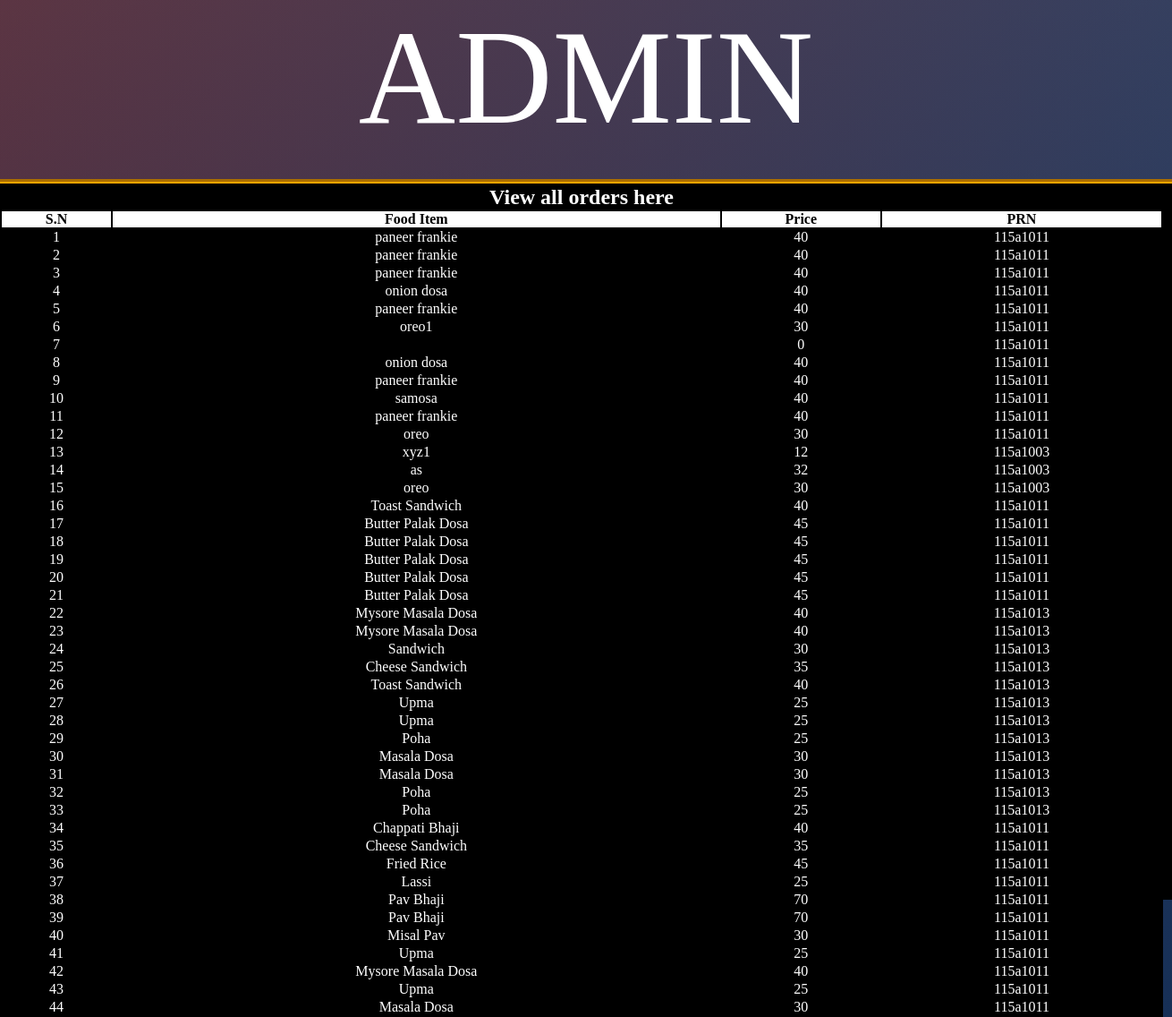
The page /admin_area/index.php?view_orders (signed in) on the database its author committed.
### tables this page shows
CREATE TABLE `orders_admin` (
  `order_id` int(100) NOT NULL,
  `p_id` int(100) NOT NULL,
  `p_name` varchar(255) NOT NULL,
  `p_price` int(10) NOT NULL,
  `customer_prn` varchar(8) NOT NULL
);

### admin_area/view_orders.php (the view, shortened to what this page needs)
<table width="1300" align="center" bgcolor="black" style="color: white">
	<tr align="center">
		<td colspan="6"><h2>View all orders here</h2></td>
	</tr>
	<tr align="center" bgcolor="white" style="color: black">
		<th>S.N</th>
		<th>Food Item</th>
		<th>Price</th>
		<th>PRN</th>
	</tr>
	<?php
	include("includes/db.php");
	$get_order = "SELECT * from orders_admin";
	$run_order = mysqli_query($con, $get_order);
	$i = 0;
	while ($row_order=mysqli_fetch_assoc($run_order)){
		$pro_name=$row_order['p_name'];
		$pro_price = $row_order['p_price'];
		$c_prn = $row_order['customer_prn'];
		$i++;
	echo '
	<tr align="center">
		<td>'.$i.'</td>
		<td>'.$pro_name.'</td>
		<td>'.$pro_price.'</td>
		<td>'.$c_prn.'</td>
	</tr>';
	 } ?>
</table>

### admin_area/styles/style.css (style rules this page uses)
html, body, div, span, applet, object, iframe, h1, h2, h3, h4, h5, h6, p, blockquote, pre, a, abbr, acronym, address, big, cite, code, del, dfn, em, img, ins, kbd, q, s, samp, small, strike, strong, sub, sup, tt, var, b, u, i, center, dl, dt, dd, ol, ul, li, fieldset, form, label, legend, table, caption, tbody, tfoot, thead, tr, th, td, article, aside, canvas, details, embed, figure, figcaption, footer, header, hgroup, menu, nav, output, ruby, section, summary, time, mark, audio, video { margin: 0; padding: 0; border: 0; vertical-align: baseline; }
body { background: #092756; background: -moz-radial-gradient(0% 100%, ellipse cover, rgba(104,128,138,.4) 10%,rgba(138,114,76,0) 40%),-moz-linear-gradient(top, rgba(57,173,219,.25) 0%, rgba(42,60,87,.4) 100%), -moz-linear-gradient(-45deg, #670d10 0%, #092756 100%); background: -webkit-radial-gradient(0% 100%, ellipse cover, rgba(104,128,138,.4) 10%,rgba(138,114,76,0) 40%), -webkit-linear-gradient(top, rgba(57,173,219,.25) 0%,rgba(42,60,87,.4) 100%), -webkit-linear-gradient(-45deg, #670d10 0%,#092756 100%); background: -o-radial-gradient(0% 100%, ellipse cover, rgba(104,128,138,.4) 10%,rgba(138,114,76,0) 40%), -o-linear-gradient(top, rgba(57,173,219,.25) 0%,rgba(42,60,87,.4) 100%), -o-linear-gradient(-45deg, #670d10 0%,#092756 100%); background: -ms-radial-gradient(0% 100%, ellipse cover, rgba(104,128,138,.4) 10%,rgba(138,114,76,0) 40%), -ms-linear-gradient(top, rgba(57,173,219,.25) 0%,rgba(42,60,87,.4) 100%), -ms-linear-gradient(-45deg, #670d10 0%,#092756 100%); background: -webkit-radial-gradient(0% 100%, ellipse cover, rgba(104,128,138,.4) 10%,rgba(138,114,76,0) 40%), linear-gradient(to bottom, rgba(57,173,219,.25) 0%,rgba(42,60,87,.4) 100%), linear-gradient(135deg, #670d10 0%,#092756 100%); filter: progid:DXImageTransform.Microsoft.gradient( startColorstr='#3E1D6D', endColorstr='#092756',GradientType=1 ); }

### rows shown on the page
orders_admin: p_name "paneer frankie", p_price "40", customer_prn "115a1011"
orders_admin: p_name "paneer frankie", p_price "40", customer_prn "115a1011"
orders_admin: p_name "paneer frankie", p_price "40", customer_prn "115a1011"
orders_admin: p_name "onion dosa", p_price "40", customer_prn "115a1011"
orders_admin: p_name "paneer frankie", p_price "40", customer_prn "115a1011"
orders_admin: p_name "oreo1", p_price "30", customer_prn "115a1011"
orders_admin: p_price "0", customer_prn "115a1011"
orders_admin: p_name "onion dosa", p_price "40", customer_prn "115a1011"
orders_admin: p_name "paneer frankie", p_price "40", customer_prn "115a1011"
orders_admin: p_name "samosa", p_price "40", customer_prn "115a1011"
orders_admin: p_name "paneer frankie", p_price "40", customer_prn "115a1011"
orders_admin: p_name "oreo", p_price "30", customer_prn "115a1011"
orders_admin: p_name "xyz1", p_price "12", customer_prn "115a1003"
orders_admin: p_name "as", p_price "32", customer_prn "115a1003"
orders_admin: p_name "oreo", p_price "30", customer_prn "115a1003"
orders_admin: p_name "Toast Sandwich", p_price "40", customer_prn "115a1011"
orders_admin: p_name "Butter Palak Dosa", p_price "45", customer_prn "115a1011"
orders_admin: p_name "Butter Palak Dosa", p_price "45", customer_prn "115a1011"
orders_admin: p_name "Butter Palak Dosa", p_price "45", customer_prn "115a1011"
orders_admin: p_name "Butter Palak Dosa", p_price "45", customer_prn "115a1011"
orders_admin: p_name "Butter Palak Dosa", p_price "45", customer_prn "115a1011"
orders_admin: p_name "Mysore Masala Dosa", p_price "40", customer_prn "115a1013"
orders_admin: p_name "Mysore Masala Dosa", p_price "40", customer_prn "115a1013"
orders_admin: p_name "Sandwich", p_price "30", customer_prn "115a1013"
orders_admin: p_name "Cheese Sandwich", p_price "35", customer_prn "115a1013"
orders_admin: p_name "Toast Sandwich", p_price "40", customer_prn "115a1013"
orders_admin: p_name "Upma", p_price "25", customer_prn "115a1013"
orders_admin: p_name "Upma", p_price "25", customer_prn "115a1013"
orders_admin: p_name "Poha", p_price "25", customer_prn "115a1013"
orders_admin: p_name "Masala Dosa", p_price "30", customer_prn "115a1013"
orders_admin: p_name "Masala Dosa", p_price "30", customer_prn "115a1013"
orders_admin: p_name "Poha", p_price "25", customer_prn "115a1013"
orders_admin: p_name "Poha", p_price "25", customer_prn "115a1013"
orders_admin: p_name "Chappati Bhaji", p_price "40", customer_prn "115a1011"
orders_admin: p_name "Cheese Sandwich", p_price "35", customer_prn "115a1011"
orders_admin: p_name "Fried Rice", p_price "45", customer_prn "115a1011"
orders_admin: p_name "Lassi", p_price "25", customer_prn "115a1011"
orders_admin: p_name "Pav Bhaji", p_price "70", customer_prn "115a1011"
orders_admin: p_name "Pav Bhaji", p_price "70", customer_prn "115a1011"
orders_admin: p_name "Misal Pav", p_price "30", customer_prn "115a1011"
orders_admin: p_name "Upma", p_price "25", customer_prn "115a1011"
orders_admin: p_name "Mysore Masala Dosa", p_price "40", customer_prn "115a1011"
orders_admin: p_name "Upma", p_price "25", customer_prn "115a1011"
orders_admin: p_name "Masala Dosa", p_price "30", customer_prn "115a1011"
